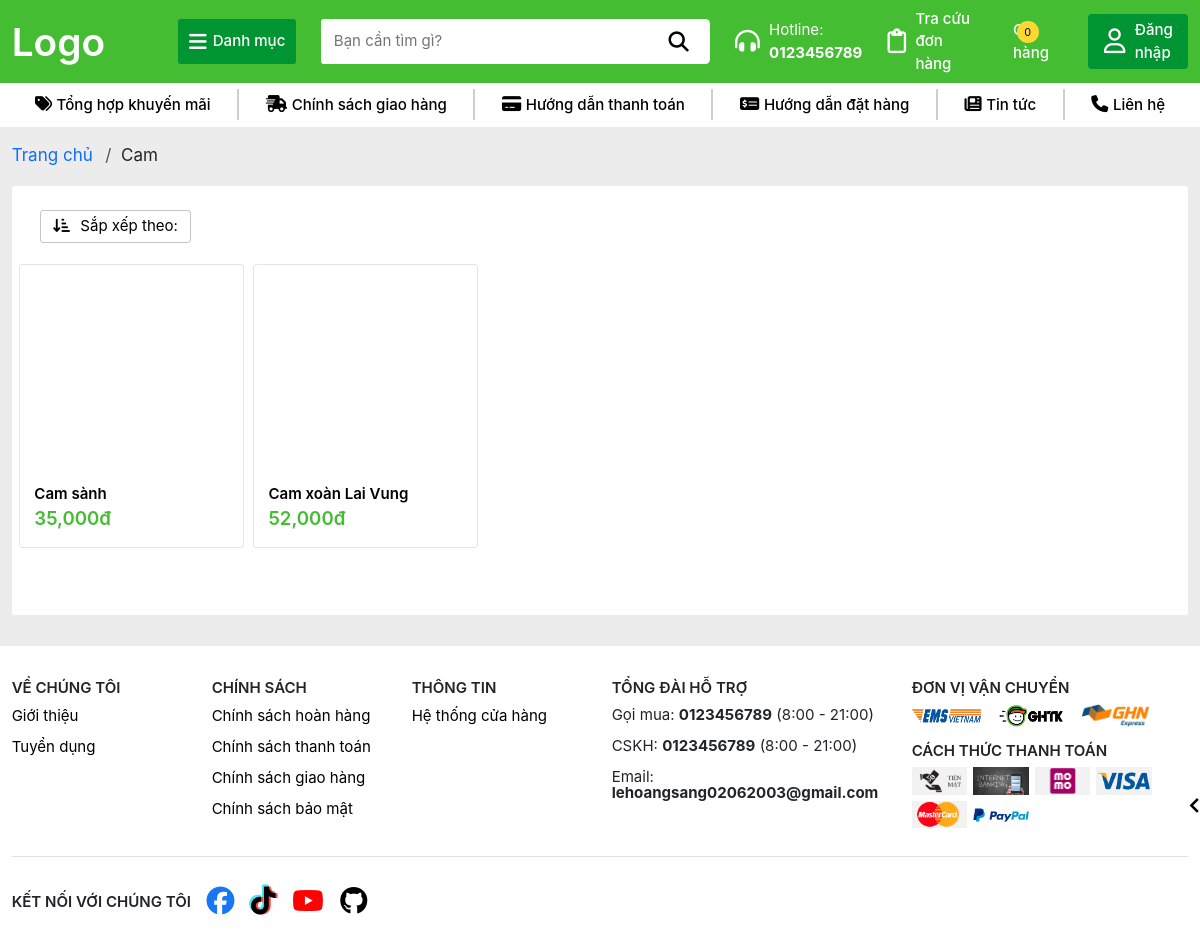
The app's page /loai/LOAI001, older data.
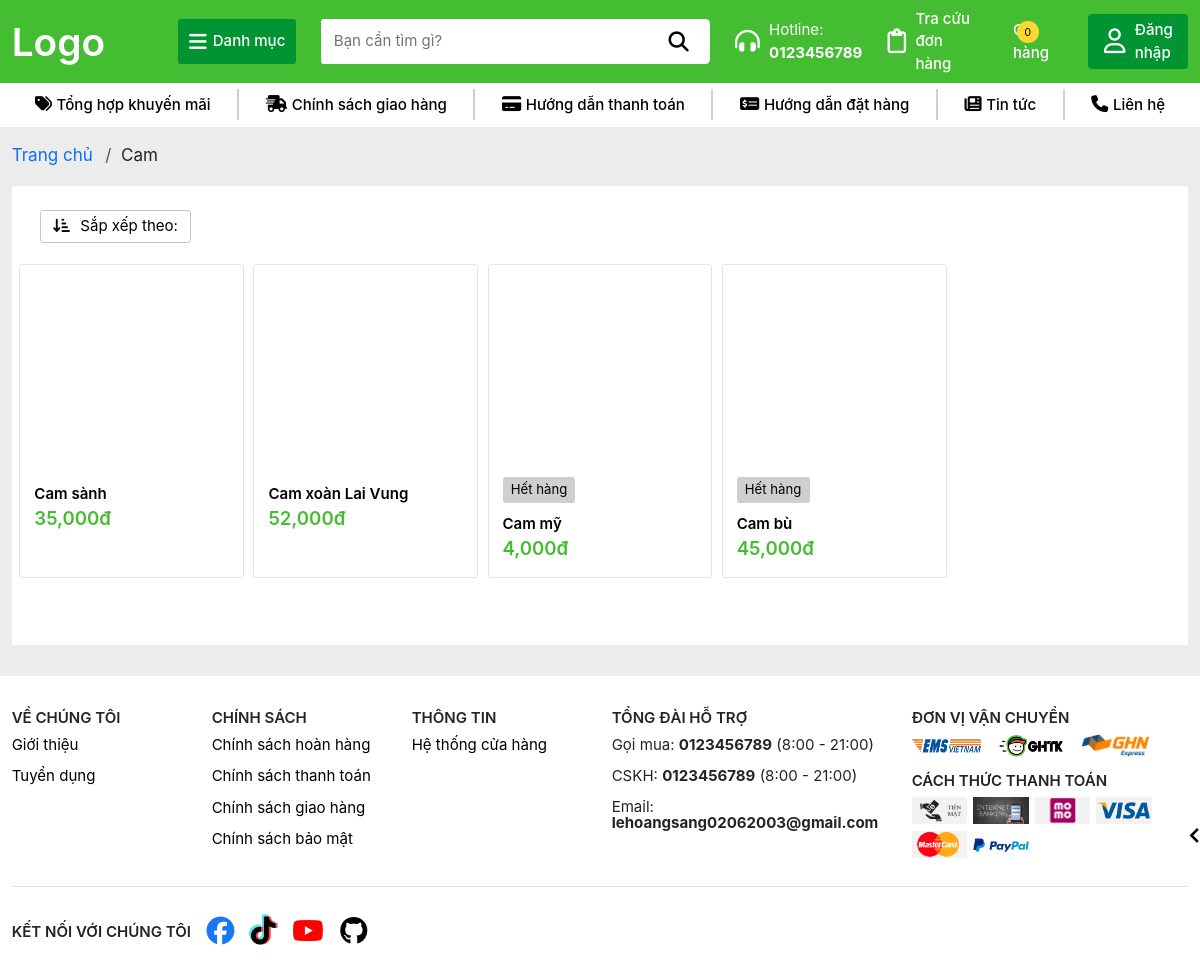
The same page, newer data.
### TraiCay/models.py (models this page shows, shortened)
class SanPham(models.Model):
    MaSP = models.CharField(max_length=10, primary_key=True)
    MaLoai = models.ForeignKey(Loai, on_delete=models.SET_NULL, null=True)
    TenSP = models.CharField(max_length=100, unique=True)
    DonGia = models.DecimalField(max_digits=10, decimal_places=2)
    MoTa = models.TextField()
    def HinhAnh(self):
        hinhanhsp = self.hinhanhsp_set.first()
        return hinhanhsp.HinhAnh if hinhanhsp else None
    def TonKho(self):
        return sum([chitiet.SoLuongTon for chitiet in self.chitietkho_set.all()])

### TraiCay/views.py (the view)
# urls.py: path('loai/<str:id>', views.loc_theo_loai, name='LocTheoLoai'),
def loc_theo_loai(request, id):
    loai = None
    if id == 'all':
        sanpham = SanPham.objects.all()
    else:
        loai = get_object_or_404(Loai, pk=id)
        sanpham = SanPham.objects.filter(MaLoai = loai)
    sort = request.GET.get('s')
    if sort == 'random':
        sanpham = sanpham.order_by('?')
    elif sort == 'p-asc':
        sanpham = sanpham.order_by('DonGia')
    elif sort == 'p-desc':
        sanpham = sanpham.order_by('-DonGia')
    elif sort == 'n-asc':
        sanpham = sanpham.order_by('TenSP')
    elif sort == 'n-desc':
        sanpham = sanpham.order_by('-TenSP')
    limit = 20
    page = request.GET.get('page', 1)
    sanpham_paginator = Paginator(sanpham, limit)
    try:
        sanpham_page = sanpham_paginator.get_page(page)
    except PageNotAnInteger:
        sanpham_page = sanpham_paginator.get_page(1)
    except EmtyPage:
        sanpham_page = sanpham_paginator.get_page(sanpham_paginator.num_pages)
    current_page = sanpham_page.number
    num_pages = sanpham_paginator.num_pages
    page_range = sanpham_paginator.page_range
    previous_page = current_page - 1
    next_page = current_page + 1
    start_page = current_page - 1 if current_page > 1 else 1
    end_page = current_page + 1 if current_page < num_pages else num_pages
    context = {
        'Fruits': sanpham_page,
        'current_page': current_page,
        'num_pages': num_pages,
        'page_range': page_range,
        'previous_page': previous_page,
        'next_page': next_page,
        'start_page': start_page,
        'end_page': end_page,
        'Loai': loai
    }
    return render(request, 'loai.html', context)

### TraiCay/templates/loai.html (shortened to what this page needs)
{% extends 'layout/base.html' %}
{% block content %}
    {% load humanize %}
    {% load static %}
    <section class="breadcrumb">
        <ul class="breadcrumb-list d-flex">
            <li class="breadcrumb-item">
                <a href="/">
                    Trang chủ
                </a>
            </li>
            <li class="breadcrumb-item">
                {% if Loai %}
                    {{Loai.TenLoai}}
                {% else %}
                    <span>Tất cả sản phẩm</span>
                {% endif %}
            </li>
        </ul>
    </section>
    <section class="filter-products">
        <div class="filter-box d-flex justify-content-between mt-2 mb-3 gap-2">
            <div class="filter-button-list d-flex flex-wrap gap-2 align-items-center">
                <div class="sort-dropdown-box d-flex align-items-center justify-content-end">
                    <div class="sort-dropdown">
                        <button class="sort-dropdown-btn">
                            <i class="fa-solid fa-arrow-down-short-wide"></i>
                            Sắp xếp theo:
                        </button>
                    </div>
                </div>
            </div>
        </div>
        {% if not Fruits %}
            <div class="filter-error mt-3 mb-5 px-3 d-flex flex-column align-items-center justify-content-center">
                <p class="text-center">
                    Có thể các sản phẩm này chưa được cập nhật hoặc đã hết hàng, vui lòng chọn danh mục sản phẩm khác
                </p>
                <button class="to-home-page-btn" onclick="window.location.href='/'">
                    QUAY LẠI TRANG CHỦ
                </button>
            </div>
        {% else %}
            <div class="filter-item-list">
                {% for fruit in Fruits %}
                    <div class="filter-item">
                        <div class="product-box">
                            <a href="/sanpham/{{fruit.MaSP}}" class="product-link">
                                <div class="product-image lazy-loading">
                                </div>
                            </a>
                            {% if fruit.TonKho <= 0 %}
                                <div class="out-of-stock mt-1 text-center">
                                    Hết hàng
                                </div>
                            {% endif %}
                            <a href="/sanpham/{{fruit.MaSP}}" class="product-link">
                                <div class="product-name">
                                    {{fruit.TenSP}}
                                </div>
                            </a>
                            <div class="product-price d-flex align-items-center">
                                <span>{{ fruit.DonGia|floatformat:"0"|intcomma }}đ</span>
                            </div>
                        </div>
                    </div>
                {% endfor %}
            </div>
        {% endif %}
    </section>
{% endblock %}

Row changes from the older to the newer data that the page shows:
added SanPham: shows "Hết hàng", TenSP "Cam mỹ", DonGia "4,000"
added SanPham: shows "Hết hàng", TenSP "Cam bù", DonGia "45,000"
